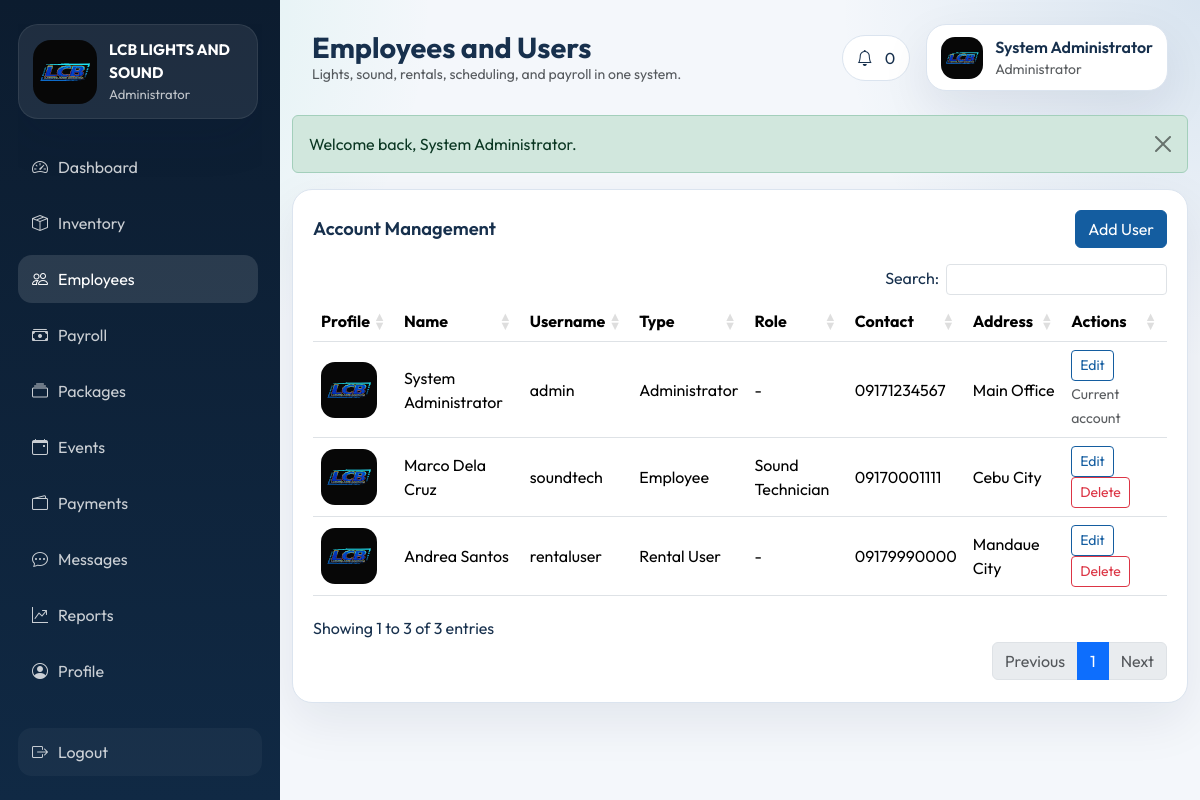
Page /admin/employees.php (signed in) on the committed database.
### tables this page shows
CREATE TABLE users (
    id INT AUTO_INCREMENT PRIMARY KEY,
    username VARCHAR(100) NOT NULL UNIQUE,
    password_hash VARCHAR(255) NOT NULL,
    account_type ENUM('administrator', 'employee', 'rental') NOT NULL,
    full_name VARCHAR(150) NOT NULL,
    address TEXT NULL,
    contact_number VARCHAR(30) NULL,
    employee_role ENUM('Sound Technician', 'Light Technician', 'Crew') NULL,
    profile_image VARCHAR(255) NULL,
    is_active TINYINT(1) NOT NULL DEFAULT 1,
    created_at TIMESTAMP DEFAULT CURRENT_TIMESTAMP
);

### config/helpers.php (called while the page is built, shortened)
<?php
function db(): mysqli
{
    global $mysqli;
    return $mysqli;
}
function app_url(string $path = ''): string
{
    return rtrim(BASE_URL, '/') . ($path ? '/' . ltrim($path, '/') : '');
}
function e(?string $value): string
{
    return htmlspecialchars((string) $value, ENT_QUOTES, 'UTF-8');
}
function current_user(): ?array
{
    return $_SESSION['user'] ?? null;
}
function role_label(string $role): string
{
    return match ($role) {
        ACCOUNT_ADMIN => 'Administrator',
        ACCOUNT_EMPLOYEE => 'Employee',
        ACCOUNT_RENTAL => 'Rental User',
        default => ucfirst($role),
    };
}
function fetch_one(string $sql, string $types = '', array $params = []): ?array
{
    $stmt = db()->prepare($sql);
    if ($types !== '') {
        $stmt->bind_param($types, ...$params);
    }
    $stmt->execute();
    $result = $stmt->get_result()->fetch_assoc();
    return $result ?: null;
}
function fetch_all(string $sql, string $types = '', array $params = []): array
{
    $stmt = db()->prepare($sql);
    $stmt->execute();
    return $stmt->get_result()->fetch_all(MYSQLI_ASSOC);
}
function user_avatar(?string $filename): string
{
    return app_url('assets/img/logo-placeholder.svg');
}

### admin/employees.php (the view, shortened to what this page needs)
<?php
$userId = (int) current_user()['id'];
$users = fetch_all('SELECT * FROM users ORDER BY created_at DESC');
$pageTitle = 'Employees and Users';
require BASE_PATH . '/partials/layout_top.php';
?>
<div class="content-card">
    <div class="d-flex justify-content-between align-items-center mb-3">
        <div class="section-title">Account Management</div>
        <button class="btn btn-primary" data-bs-toggle="modal" data-bs-target="#addUserModal">Add User</button>
    </div>
    <div class="table-responsive">
        <table class="table datatable align-middle">
            <thead><tr><th>Profile</th><th>Name</th><th>Username</th><th>Type</th><th>Role</th><th>Contact</th><th>Address</th><th>Actions</th></tr></thead>
            <tbody>
            <?php foreach ($users as $row): ?>
                <tr>
                    <td><img class="table-thumb" src="<?= e(user_avatar($row['profile_image'])) ?>" alt=""></td>
                    <td><?= e($row['full_name']) ?></td>
                    <td><?= e($row['username']) ?></td>
                    <td><?= e(role_label($row['account_type'])) ?></td>
                    <td><?= e($row['employee_role'] ?: '-') ?></td>
                    <td><?= e($row['contact_number'] ?: '-') ?></td>
                    <td><?= e($row['address'] ?: '-') ?></td>
                    <td>
                        <button class="btn btn-sm btn-outline-primary" data-bs-toggle="modal" data-bs-target="#editUser<?= (int) $row['id'] ?>">Edit</button>
                        <?php if ((int) $row['id'] !== $userId): ?>
                            <button class="btn btn-sm btn-outline-danger" data-bs-toggle="modal" data-bs-target="#deleteUser<?= (int) $row['id'] ?>">Delete</button>
                        <?php else: ?>
                            <span class="text-muted small">Current account</span>
                        <?php endif; ?>
                    </td>
                </tr>
            <?php endforeach; ?>
            </tbody>
        </table>
    </div>
</div>
<?php require BASE_PATH . '/partials/layout_bottom.php'; ?>

### partials/sidebar.php (shortened to what this page needs)
<?php
$accountType = $user['account_type'] ?? '';
$menus = [
    ACCOUNT_ADMIN => [
        ['Dashboard', 'admin/dashboard.php', 'bi-speedometer2'],
        ['Inventory', 'admin/inventory.php', 'bi-box-seam'],
        ['Employees', 'admin/employees.php', 'bi-people'],
        ['Payroll', 'admin/payroll.php', 'bi-cash-stack'],
        ['Packages', 'admin/packages.php', 'bi-collection'],
        ['Events', 'admin/events.php', 'bi-calendar-event'],
        ['Payments', 'admin/payments.php', 'bi-wallet2'],
        ['Messages', 'admin/messages.php', 'bi-chat-dots'],
        ['Reports', 'admin/reports.php', 'bi-graph-up-arrow'],
        ['Profile', 'profile.php', 'bi-person-circle'],
    ],
    ACCOUNT_EMPLOYEE => [
        ['Dashboard', 'employee/dashboard.php', 'bi-speedometer2'],
        ['Inventory', 'employee/inventory.php', 'bi-box-seam'],
        ['Packages', 'employee/packages.php', 'bi-collection'],
        ['Payroll', 'employee/payroll.php', 'bi-cash-stack'],
        ['Profile', 'profile.php', 'bi-person-circle'],
    ],
    ACCOUNT_RENTAL => [
        ['Dashboard', 'rental/dashboard.php', 'bi-house-door'],
        ['Packages', 'rental/packages.php', 'bi-stars'],
        ['Events', 'rental/events.php', 'bi-calendar-check'],
        ['Profile', 'profile.php', 'bi-person-circle'],
    ],
];
?>
<aside class="sidebar">
    <div class="sidebar-content">
        <div class="brand-card">
            <img src="<?= e(app_url('assets/img/logo-placeholder.svg')) ?>" alt="LCB logo" class="brand-logo">
            <div>
                <div class="brand-name">LCB LIGHTS AND SOUND</div>
                <div class="brand-role"><?= e(role_label($accountType)) ?></div>
            </div>
        </div>
        <nav class="nav flex-column mt-4 gap-2">
            <?php foreach ($menus[$accountType] ?? [] as [$label, $path, $icon]): ?>
                <a class="nav-link sidebar-link <?= str_contains($_SERVER['PHP_SELF'], basename($path)) ? 'active' : '' ?>" href="<?= e(app_url($path)) ?>">
                    <i class="bi <?= e($icon) ?>"></i>
                    <span><?= e($label) ?></span>
                </a>
            <?php endforeach; ?>
        </nav>
    </div>
    <a class="nav-link sidebar-link sidebar-logout" href="<?= e(app_url('auth/logout.php')) ?>">
        <i class="bi bi-box-arrow-right"></i>
        <span>Logout</span>
    </a>
</aside>

### partials/topbar.php (shortened to what this page needs)
<?php
$notificationCount = 0;
if ($user) {
    $row = fetch_one('SELECT COUNT(*) AS total FROM notifications WHERE user_id = ? AND is_read = 0', 'i', [(int) $user['id']]);
    $notificationCount = (int) ($row['total'] ?? 0);
}
?>
<div class="topbar">
    <div>
        <h1 class="topbar-title"><?= e($pageTitle) ?></h1>
        <div class="text-muted small">Lights, sound, rentals, scheduling, and payroll in one system.</div>
    </div>
    <div class="topbar-actions">
        <div class="notification-pill">
            <i class="bi bi-bell"></i>
            <span><?= $notificationCount ?></span>
        </div>
        <div class="user-chip">
            <img src="<?= e(user_avatar($user['profile_image'] ?? null)) ?>" alt="Profile">
            <div>
                <div class="fw-semibold"><?= e($user['full_name'] ?? $user['username']) ?></div>
                <div class="small text-muted"><?= e($user['employee_role'] ?? role_label($user['account_type'])) ?></div>
            </div>
        </div>
    </div>
</div>

### assets/css/style.css (style rules this page uses)
:root { --bg: #f4f7fb; --surface: #ffffff; --surface-alt: #0c1c2f; --text: #17304d; --muted: #6e8097; --primary: #145da0; --accent: #1fbf9f; --warning: #f39c12; --danger: #d64545; --border: #dbe4ef; --shadow: 0 18px 50px rgba(8, 31, 61, 0.08); }
* { box-sizing: border-box; }
body { margin: 0; background: radial-gradient(circle at top left, rgba(31, 191, 159, 0.16), transparent 30%), radial-gradient(circle at top right, rgba(20, 93, 160, 0.12), transparent 25%), var(--bg); color: var(--text); font-family: 'Outfit', sans-serif; }
.sidebar { width: 280px; background: linear-gradient(180deg, #0c1c2f 0%, #102944 100%); color: #fff; padding: 24px 18px; display: flex; flex-direction: column; position: sticky; top: 0; height: 100vh; overflow-y: auto; gap: 18px; scrollbar-width: none; }
.sidebar-content { display: flex; flex-direction: column; flex: 1 1 auto; min-height: 0; overflow-y: auto; padding-right: 4px; scrollbar-width: none; }
.sidebar .nav { flex: 1 1 auto; }
.brand-card, .user-chip, .stats-card, .content-card, .mini-card, .auth-card, .calendar-card { background: var(--surface); border: 1px solid var(--border); border-radius: 20px; box-shadow: var(--shadow); }
.brand-card { background: rgba(255, 255, 255, 0.08); border-color: rgba(255, 255, 255, 0.08); display: flex; gap: 12px; align-items: center; padding: 14px; }
.brand-logo { width: 64px; height: 64px; border-radius: 18px; }
.brand-name { font-weight: 700; font-size: 0.95rem; }
.brand-role { color: rgba(255, 255, 255, 0.72); font-size: 0.82rem; }
.sidebar-link { border-radius: 14px; padding: 12px 14px; color: rgba(255, 255, 255, 0.78); display: flex; align-items: center; gap: 10px; }
.sidebar-link.active, .sidebar-link:hover { background: rgba(255, 255, 255, 0.12); color: #fff; }
.sidebar-logout { margin-top: auto; flex-shrink: 0; background: rgba(255, 255, 255, 0.04); }
.topbar { padding: 24px 32px 0; display: flex; justify-content: space-between; gap: 16px; align-items: center; flex-wrap: wrap; }
.topbar-title { margin: 0; font-size: 1.8rem; font-weight: 700; }
.topbar-actions { display: flex; gap: 16px; align-items: center; }
.notification-pill, .user-chip { padding: 10px 14px; display: flex; gap: 12px; align-items: center; }
.notification-pill { background: var(--surface); border: 1px solid var(--border); border-radius: 999px; }
.user-chip img { width: 42px; height: 42px; border-radius: 14px; object-fit: cover; }
.stats-card, .content-card, .mini-card, .calendar-card { padding: 20px; }
.section-title { font-size: 1.15rem; font-weight: 600; }
.table-thumb { width: 56px; height: 56px; object-fit: cover; border-radius: 14px; }
.container-fluid, .row, .content-card, .calendar-card, .stats-card { min-width: 0; }
.btn-primary { background: var(--primary); border-color: var(--primary); }
.btn-outline-primary { color: var(--primary); border-color: var(--primary); }

### rows in the picture
users: account_type "Administrator", full_name "System Administrator", employee_role+account_type "Administrator", username "admin", employee_role "-", contact_number "09171234567", address "Main Office", shows "Current account"
users: full_name "Marco Dela Cruz", username "soundtech", account_type "Employee", employee_role "Sound Technician", contact_number "09170001111", address "Cebu City"
users: full_name "Andrea Santos", username "rentaluser", account_type "Rental User", employee_role "-", contact_number "09179990000", address "Mandaue City"

### other values in the picture
$label "Dashboard"
$label "Inventory"
$label "Employees"
$label "Payroll"
$label "Packages"
$label "Events"
$label "Payments"
$label "Messages"
$label "Reports"
$label "Profile"
$pageTitle "Employees and Users"
$notificationCount "0"
$flash['message'] "Welcome back, System Administrator."
